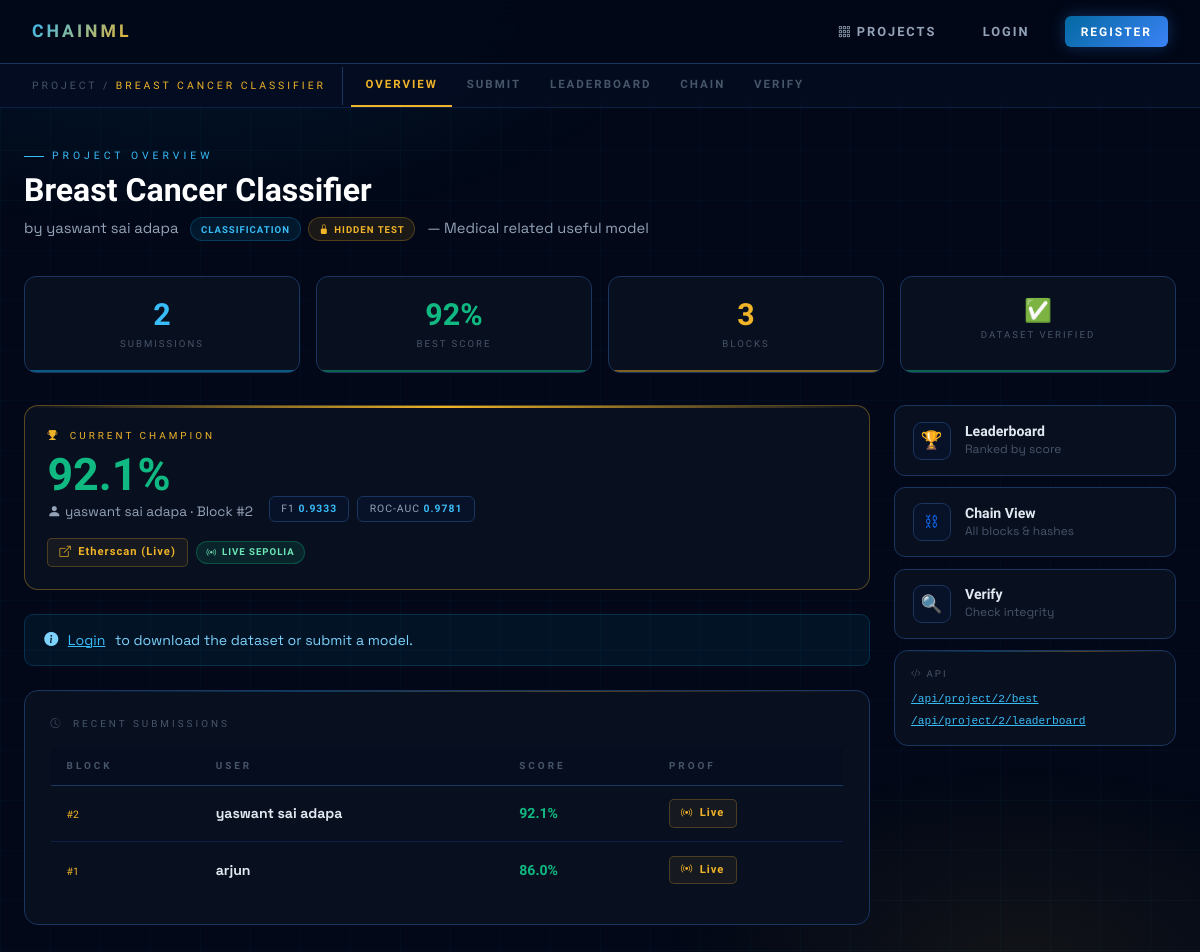
Screenshot of /project/2 with the database file from the repository.
### tables this page shows
CREATE TABLE projects (
        id INTEGER PRIMARY KEY AUTOINCREMENT,
        owner_id INTEGER NOT NULL,
        name TEXT NOT NULL UNIQUE,
        description TEXT DEFAULT '',
        dataset_path TEXT NOT NULL,
        dataset_name TEXT NOT NULL,
        created_at REAL NOT NULL, dataset_hash TEXT NOT NULL DEFAULT '', test_path TEXT DEFAULT NULL, test_name TEXT DEFAULT NULL, task_type TEXT NOT NULL DEFAULT 'classification',
        FOREIGN KEY(owner_id) REFERENCES users(id));

CREATE TABLE users (
        id INTEGER PRIMARY KEY AUTOINCREMENT,
        username TEXT NOT NULL UNIQUE,
        email TEXT NOT NULL UNIQUE,
        password_hash TEXT NOT NULL,
        created_at REAL NOT NULL);

CREATE TABLE submissions (
        id INTEGER PRIMARY KEY AUTOINCREMENT,
        project_id INTEGER NOT NULL,
        user_id INTEGER NOT NULL,
        model_filename TEXT NOT NULL,
        model_path TEXT NOT NULL,
        model_hash TEXT NOT NULL,
        verified_accuracy REAL NOT NULL,
        combined_hash TEXT NOT NULL,
        eth_tx_hash TEXT NOT NULL,
        eth_tx_url TEXT NOT NULL,
        eth_mode TEXT NOT NULL DEFAULT 'mock',
        block_index INTEGER NOT NULL,
        previous_hash TEXT NOT NULL,
        submitted_at REAL NOT NULL, f1_score REAL DEFAULT NULL, roc_auc REAL DEFAULT NULL, rmse REAL DEFAULT NULL, r2_score REAL DEFAULT NULL, model_card TEXT DEFAULT '',
        FOREIGN KEY(project_id) REFERENCES projects(id),
        FOREIGN KEY(user_id) REFERENCES users(id));

### app.py (the view)
@app.route("/project/<int:pid>")
def project_detail(pid):
    project = get_project(pid)
    if not project: return render_template("404.html"), 404
    submissions = get_project_submissions(pid)
    best = submissions[0] if submissions else None
    is_owner = g.user and g.user["id"] == project["owner_id"]
    return render_template("project_detail.html",
        project=project, submissions=submissions, best=best, is_owner=is_owner)

### app.py (called while the page is built)
@app.before_request
def load_user():
    uid = session.get("user_id")
    g.user = get_user_by_id(uid) if uid else None

@app.context_processor
def inject_user():
    return {"current_user": g.user}

### database.py (called while the page is built)
def get_conn():
    conn = sqlite3.connect(DB_PATH)
    conn.row_factory = sqlite3.Row
    conn.execute("PRAGMA foreign_keys = ON")
    return conn

def get_project(pid):
    conn = get_conn()
    row = conn.execute("""SELECT p.*, u.username AS owner_name
        FROM projects p JOIN users u ON p.owner_id=u.id WHERE p.id=?""", (pid,)).fetchone()
    conn.close(); return dict(row) if row else None

def get_project_submissions(pid):
    conn = get_conn()
    rows = conn.execute("""SELECT s.*, u.username FROM submissions s
        JOIN users u ON s.user_id=u.id WHERE s.project_id=?
        ORDER BY s.verified_accuracy DESC, s.submitted_at ASC""", (pid,)).fetchall()
    conn.close(); return [dict(r) for r in rows]

### templates/project_detail.html (shortened to what this page needs)
{% extends "base.html" %}
{% block subnav %}
<div class="chainml-subnav">
  <div class="subnav-label">PROJECT / <span>{{ project.name }}</span></div>
  <a href="/project/{{ project.id }}" class="subnav-tab active">Overview</a>
  <a href="/project/{{ project.id }}/submit" class="subnav-tab">Submit</a>
  <a href="/project/{{ project.id }}/leaderboard" class="subnav-tab">Leaderboard</a>
  <a href="/project/{{ project.id }}/chain" class="subnav-tab">Chain</a>
  <a href="/project/{{ project.id }}/verify" class="subnav-tab">Verify</a>
</div>
{% endblock %}
{% block content %}
<div class="ph">
  <div class="ph-eye">Project Overview</div>
  <h1>{{ project.name }}</h1>
  <p>
    by {{ project.owner_name }}
    <span class="cml-badge {% if project.task_type=='regression' %}badge-reg{% else %}badge-cls{% endif %} ms-2">
      {{ project.task_type or 'classification' }}
    </span>
    {% if project.test_path %}<span class="cml-badge badge-gold ms-1"><i class="bi bi-lock-fill"></i> Hidden Test</span>{% endif %}
    {% if project.description %}<span class="ms-2" style="color:var(--text2)">— {{ project.description }}</span>{% endif %}
  </p>
</div>
<div class="stats-grid">
  <div class="stat-box" style="--glow-color:var(--blue)">
    <span class="stat-num" style="color:var(--blue2)">{{ submissions|length }}</span>
    <span class="stat-lbl">Submissions</span>
  </div>
  <div class="stat-box" style="--glow-color:var(--green)">
    <span class="stat-num" style="color:var(--green)">
      {% if best %}{{ "%.0f"|format(best.verified_accuracy*100) }}{% if project.task_type=='regression' %}R²{% else %}%{% endif %}{% else %}—{% endif %}
    </span>
    <span class="stat-lbl">Best Score</span>
  </div>
  <div class="stat-box" style="--glow-color:var(--gold)">
    <span class="stat-num" style="color:var(--gold)">{{ submissions|length + 1 }}</span>
    <span class="stat-lbl">Blocks</span>
  </div>
  <div class="stat-box" style="--glow-color:var(--green)">
    <span class="stat-num" style="font-size:1.4rem">{% if project.dataset_hash %}✅{% else %}—{% endif %}</span>
    <span class="stat-lbl">Dataset Verified</span>
  </div>
</div>
<div class="main-grid">
  <div>
    {% if best %}
    <div class="champion-card">
      <div style="font-family:var(--raj);font-size:.62rem;letter-spacing:3px;text-transform:uppercase;color:var(--gold);margin-bottom:.6rem">
        <i class="bi bi-trophy-fill me-1"></i> Current Champion
      </div>
      <div style="display:flex;align-items:flex-end;gap:1rem;flex-wrap:wrap;">
        <div>
          <div style="font-family:var(--orb);font-size:2.8rem;font-weight:700;color:var(--green);line-height:1">
            {{ "%.1f"|format(best.verified_accuracy*100) }}{% if project.task_type=='regression' %}<span style="font-size:1.2rem"> R²</span>{% else %}%{% endif %}
          </div>
          <div style="font-size:.85rem;color:var(--text2);margin-top:.25rem">
            <i class="bi bi-person-fill me-1"></i>{{ best.username }} · Block #{{ best.block_index }}
          </div>
        </div>
        <div class="metric-row">
          {% if best.f1_score is not none %}<span class="metric-pill">F1 <span>{{ best.f1_score }}</span></span>{% endif %}
          {% if best.roc_auc is not none %}<span class="metric-pill">ROC-AUC <span>{{ best.roc_auc }}</span></span>{% endif %}
        </div>
      </div>
      <div class="mt-3 d-flex align-items-center gap-2 flex-wrap">
        <a href="{{ best.eth_tx_url }}" target="_blank" class="eth-link">
          <i class="bi bi-box-arrow-up-right"></i>
          {% if best.eth_mode=='real' %}Etherscan (Live){% else %}Etherscan (Mock){% endif %}
        </a>
        {% if best.eth_mode=='mock' %}
        <span class="cml-badge badge-mock">Mock</span>
        {% else %}
        <span class="cml-badge badge-live"><i class="bi bi-broadcast"></i> Live Sepolia</span>
        {% endif %}
      </div>
    </div>
    {% endif %}
    {% if current_user %}
    <div class="d-flex gap-2 flex-wrap mb-4">
      <a href="/project/{{ project.id }}/download" class="cml-btn cml-btn-gold">
        <i class="bi bi-download"></i> Download Dataset
      </a>
      <a href="/project/{{ project.id }}/submit" class="cml-btn cml-btn-primary">
        <i class="bi bi-upload"></i> Submit Model
      </a>
      {% if is_owner %}
      <form method="POST" action="/project/{{ project.id }}/delete" style="display:inline" onsubmit="return confirm('Delete this project?')">
        <button type="submit" class="cml-btn cml-btn-red cml-btn-sm"><i class="bi bi-trash3-fill"></i> Delete</button>
      </form>
      {% endif %}
    </div>
    {% else %}
    <div class="cml-alert cml-alert-info mb-4">
      <i class="bi bi-info-circle-fill"></i>
      <a href="/login" style="color:var(--blue2)">Login</a> to download the dataset or submit a model.
    </div>
    {% endif %}
    {% if submissions %}
    <div class="cml-card">
      <div style="font-family:var(--raj);font-size:.62rem;letter-spacing:3px;text-transform:uppercase;color:var(--muted);margin-bottom:1rem">
        <i class="bi bi-clock-history me-1"></i> Recent Submissions
      </div>
      <table class="cml-table">
        <thead><tr><th>Block</th><th>User</th><th>Score</th><th>Proof</th></tr></thead>
        <tbody>
        {% for s in submissions[:5] %}
        <tr>
          <td><span style="font-family:var(--orb);font-size:.65rem;color:var(--gold)">#{{ s.block_index }}</span></td>
          <td><strong>{{ s.username }}</strong></td>
          <td><span style="font-family:var(--orb);color:var(--green);font-weight:700">{{ "%.1f"|format(s.verified_accuracy*100) }}{% if project.task_type=='regression' %}R²{% else %}%{% endif %}</span></td>
          <td><a href="{{ s.eth_tx_url }}" target="_blank" class="eth-link">{% if s.eth_mode=='real' %}<i class="bi bi-broadcast"></i> Live{% else %}<i class="bi bi-link-45deg"></i> Mock{% endif %}</a></td>
        </tr>
        {% endfor %}
        </tbody>
      </table>
    </div>
    {% endif %}
  </div>
  <div>
    <a href="/project/{{ project.id }}/leaderboard" class="action-tile">
      <div class="tile-icon">🏆</div>
      <div><h5>Leaderboard</h5><p>Ranked by score</p></div>
    </a>
    <a href="/project/{{ project.id }}/chain" class="action-tile">
      <div class="tile-icon">⛓</div>
      <div><h5>Chain View</h5><p>All blocks & hashes</p></div>
    </a>
    <a href="/project/{{ project.id }}/verify" class="action-tile">
      <div class="tile-icon">🔍</div>
      <div><h5>Verify</h5><p>Check integrity</p></div>
    </a>
    <div class="cml-card mt-2" style="padding:1rem">
      <div style="font-family:var(--raj);font-size:.6rem;letter-spacing:2px;text-transform:uppercase;color:var(--muted);margin-bottom:.6rem"><i class="bi bi-code-slash me-1"></i>API</div>
      <a href="/api/project/{{ project.id }}/best" target="_blank" style="display:block;font-size:.7rem;color:var(--blue2);font-family:monospace;margin-bottom:.3rem">/api/project/{{ project.id }}/best</a>
      <a href="/api/project/{{ project.id }}/leaderboard" target="_blank" style="display:block;font-size:.7rem;color:var(--blue2);font-family:monospace">/api/project/{{ project.id }}/leaderboard</a>
    </div>
  </div>
</div>
{% endblock %}

### templates/project_detail.html (style rules this page uses)
.stats-grid { display: grid; grid-template-columns: repeat(4, 1fr); gap: 1rem; margin-bottom: 2rem; }
.stat-box { background: var(--card); border: 1px solid var(--border2); border-radius: 12px; padding: 1.3rem 1rem; text-align: center; position: relative; overflow: hidden; }
.stat-box::after { content: ''; position: absolute; bottom: 0; left: 0; right: 0; height: 2px; background: var(--glow-color, var(--blue3)); opacity: .5; }
.stat-num { font-family: var(--orb); font-size: 1.9rem; font-weight: 700; display: block; line-height: 1.1; }
.stat-lbl { font-family: var(--raj); font-size: .6rem; letter-spacing: 2px; text-transform: uppercase; color: var(--muted); margin-top: .35rem; display: block; }
.main-grid { display: grid; grid-template-columns: 3fr 1fr; gap: 1.5rem; }
.champion-card { background: var(--card); border: 1px solid rgba(240,180,41,.35); border-radius: 14px; padding: 1.4rem; margin-bottom: 1.5rem; position: relative; overflow: hidden; }
.champion-card::before { content: ''; position: absolute; top: 0; left: 0; right: 0; height: 2px; background: linear-gradient(90deg, transparent, var(--gold), transparent); }
.action-tile { display: flex; align-items: center; gap: .9rem; background: var(--card); border: 1px solid var(--border2); border-radius: 11px; padding: .95rem 1.1rem; text-decoration: none; transition: all .22s; margin-bottom: .7rem; }
.action-tile .tile-icon { width: 38px; height: 38px; border-radius: 9px; background: var(--surface); border: 1px solid var(--border2); display: flex; align-items: center; justify-content: center; font-size: 1.1rem; flex-shrink: 0; }
.action-tile h5 { font-family: var(--raj); font-size: .88rem; font-weight: 700; color: var(--text); margin: 0; }
.action-tile p { font-size: .75rem; color: var(--muted); margin: 0; }

### rows the page displays
projects: name "BREAST CANCER CLASSIFIER", name "Breast Cancer Classifier", task_type "CLASSIFICATION", description "Medical related useful model", id "2"
users: owner_name "yaswant sai adapa", username "yaswant sai adapa"
submissions: best.verified_accuracy*100 "92", best.verified_accuracy*100 "92.1", block_index "2", f1_score "0.9333", roc_auc "0.9781", username "yaswant sai adapa", s.verified_accuracy*100 "92.1", eth_mode "real" (drawn)
submissions: block_index "1", username "arjun", s.verified_accuracy*100 "86.0", eth_mode "real" (drawn)

### other values shown
{{ submissions|length }} "2"
{{ submissions|length + 1 }} "3"
